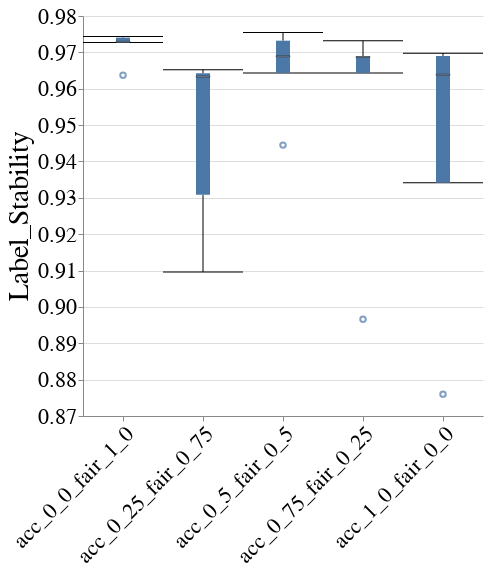

The notebook cell saved with this chart:
### Code cell
create_box_plot_per_cost_model(to_plot=best_lp_metrics_per_exp_config_df, metric_name="Label_Stability")

### Figure 1 — Vega-Lite specification as saved in the notebook (floating-point values rounded to 4 significant figures)
{"config": {"view": {"continuousWidth": 400, "continuousHeight": 300, "stroke": null}, "axis": {"labelFontSize": 22, "labelFontWeight": "normal", "titleFontSize": 28, "titleFontWeight": "normal"}, "title": {"fontSize": 28}}, "data": {"name": "data-537f8df85956f39d2b3340d9322106c4"}, "mark": {"type": "boxplot", "median": {"stroke": "black", "strokeWidth": 0.7}, "ticks": true}, "encoding": {"x": {"axis": {"labelAngle": -45, "labelLimit": 300}, "field": "exp_config_name", "title": null, "type": "nominal"}, "y": {"field": "overall", "scale": {"zero": false}, "title": "Label_Stability", "type": "quantitative"}}, "height": 400, "width": 400, "$schema": "https://vega.github.io/schema/vega-lite/v4.17.0.json", "datasets": {"data-537f8df85956f39d2b3340d9322106c4": [{"exp_config_name": "acc_0_0_fair_1_0", "logical_pipeline_uuid": "Tm9uZSZESVImbHJfY2xm", "physical_pipeline_uuid": "10a4b262-5142-4d67-aceb-7c4e30102b28", "run_num": 4, "compound_pp_quality": 0.9905, "metric": "Label_Stability", "model_name": "lr_clf", "runtime_in_mins": 0.2394, "dataset_name": "folk_emp", "logical_pipeline_name": "None&DIR&lr_clf", "null_imputer_name": "None", "fairness_intervention_name": "DIR", "RAC1P_dis": 0.9821, "RAC1P_priv": 0.9675, "SEX&RAC1P_dis": 0.9788, "SEX&RAC1P_priv": 0.9715, "SEX_dis": 0.968, "SEX_priv": 0.9782, "overall": 0.9729}, {"exp_config_name": "acc_0_0_fair_1_0", "logical_pipeline_uuid": "Tm9uZSZESVImbHJfY2xm", "physical_pipeline_uuid": "27e41a7c-d6bf-46f0-9110-40e96932e653", "run_num": 5, "compound_pp_quality": 0.9882, "metric": "Label_Stability", "model_name": "lr_clf", "runtime_in_mins": 0.3664, "dataset_name": "folk_emp", "logical_pipeline_name": "None&DIR&lr_clf", "null_imputer_name": "None", "fairness_intervention_name": "DIR", "RAC1P_dis": 0.9822, "RAC1P_priv": 0.9695, "SEX&RAC1P_dis": 0.9834, "SEX&RAC1P_priv": 0.9722, "SEX_dis": 0.9761, "SEX_priv": 0.9726, "overall": 0.9743}, {"exp_config_name": "acc_0_0_fair_1_0", "logical_pipeline_uuid": "Tm9uZSZESVImbHJfY2xm", "physical_pipeline_uuid": "2a1062df-0658-4bed-bebc-f08a64c100bc", "run_num": 2, "compound_pp_quality": 0.9999, "metric": "Label_Stability", "model_name": "lr_clf", "runtime_in_mins": 0.2394, "dataset_name": "folk_emp", "logical_pipeline_name": "None&DIR&lr_clf", "null_imputer_name": "None", "fairness_intervention_name": "DIR", "RAC1P_dis": 0.9761, "RAC1P_priv": 0.9706, "SEX&RAC1P_dis": 0.9752, "SEX&RAC1P_priv": 0.9721, "SEX_dis": 0.9717, "SEX_priv": 0.9737, "overall": 0.9727}, {"exp_config_name": "acc_0_0_fair_1_0", "logical_pipeline_uuid": "Tm9uZSZESVImbHJfY2xm", "physical_pipeline_uuid": "473666fc-7673-4c1a-988f-7d339730ef11", "run_num": 1, "compound_pp_quality": 0.9804, "metric": "Label_Stability", "model_name": "lr_clf", "runtime_in_mins": 0.2218, "dataset_name": "folk_emp", "logical_pipeline_name": "None&DIR&lr_clf", "null_imputer_name": "None", "fairness_intervention_name": "DIR", "RAC1P_dis": 0.9741, "RAC1P_priv": 0.9578, "SEX&RAC1P_dis": 0.975, "SEX&RAC1P_priv": 0.9612, "SEX_dis": 0.9636, "SEX_priv": 0.9638, "overall": 0.9637}, {"exp_config_name": "acc_0_0_fair_1_0", "logical_pipeline_uuid": "Tm9uZSZESVImbHJfY2xm", "physical_pipeline_uuid": "a4e709f5-5df7-4a13-8d4f-d3f1e38dc8e2", "run_num": 3, "compound_pp_quality": 0.9487, "metric": "Label_Stability", "model_name": "lr_clf", "runtime_in_mins": 0.2785, "dataset_name": "folk_emp", "logical_pipeline_name": "None&DIR&lr_clf", "null_imputer_name": "None", "fairness_intervention_name": "DIR", "RAC1P_dis": 0.9796, "RAC1P_priv": 0.9708, "SEX&RAC1P_dis": 0.9819, "SEX&RAC1P_priv": 0.9722, "SEX_dis": 0.9769, "SEX_priv": 0.9711, "overall": 0.9741}, {"exp_config_name": "acc_0_25_fair_0_75", "logical_pipeline_uuid": "Tm9uZSZESVImbGdibV9jbGY=", "physical_pipeline_uuid": "10ec22bd-bb2b-4b0b-9c70-e0c2868ed85f", "run_num": 1, "compound_pp_quality": 0.9227, "metric": "Label_Stability", "model_name": "lgbm_clf", "runtime_in_mins": 0.9932, "dataset_name": "folk_emp", "logical_pipeline_name": "None&DIR&lgbm_clf", "null_imputer_name": "None", "fairness_intervention_name": "DIR", "RAC1P_dis": 0.9659, "RAC1P_priv": 0.9633, "SEX&RAC1P_dis": 0.9637, "SEX&RAC1P_priv": 0.9644, "SEX_dis": 0.9633, "SEX_priv": 0.9652, "overall": 0.9643}, {"exp_config_name": "acc_0_25_fair_0_75", "logical_pipeline_uuid": "Tm9uZSZESVImbGdibV9jbGY=", "physical_pipeline_uuid": "2001efbe-d5e3-4ded-afd0-791713baef03", "run_num": 2, "compound_pp_quality": 0.9262, "metric": "Label_Stability", "model_name": "lgbm_clf", "runtime_in_mins": 1.591, "dataset_name": "folk_emp", "logical_pipeline_name": "None&DIR&lgbm_clf", "null_imputer_name": "None", "fairness_intervention_name": "DIR", "RAC1P_dis": 0.9053, "RAC1P_priv": 0.9122, "SEX&RAC1P_dis": 0.9077, "SEX&RAC1P_priv": 0.9101, "SEX_dis": 0.9111, "SEX_priv": 0.9079, "overall": 0.9096}, {"exp_config_name": "acc_0_25_fair_0_75", "logical_pipeline_uuid": "Tm9uZSZESVImbGdibV9jbGY=", "physical_pipeline_uuid": "cae35392-63ad-4289-a244-ed998a037dab", "run_num": 3, "compound_pp_quality": 0.9325, "metric": "Label_Stability", "model_name": "lgbm_clf", "runtime_in_mins": 2.246, "dataset_name": "folk_emp", "logical_pipeline_name": "None&DIR&lgbm_clf", "null_imputer_name": "None", "fairness_intervention_name": "DIR", "RAC1P_dis": 0.9312, "RAC1P_priv": 0.9306, "SEX&RAC1P_dis": 0.9332, "SEX&RAC1P_priv": 0.9303, "SEX_dis": 0.9337, "SEX_priv": 0.928, "overall": 0.9308}, {"exp_config_name": "acc_0_25_fair_0_75", "logical_pipeline_uuid": "Tm9uZSZESVImbGdibV9jbGY=", "physical_pipeline_uuid": "e65d4227-6d08-432d-8b7e-cf1aec38947f", "run_num": 5, "compound_pp_quality": 0.9399, "metric": "Label_Stability", "model_name": "lgbm_clf", "runtime_in_mins": 0.3196, "dataset_name": "folk_emp", "logical_pipeline_name": "None&DIR&lgbm_clf", "null_imputer_name": "None", "fairness_intervention_name": "DIR", "RAC1P_dis": 0.967, "RAC1P_priv": 0.9642, "SEX&RAC1P_dis": 0.9633, "SEX&RAC1P_priv": 0.9657, "SEX_dis": 0.9632, "SEX_priv": 0.9673, "overall": 0.9652}, {"exp_config_name": "acc_0_25_fair_0_75", "logical_pipeline_uuid": "Tm9uZSZESVImbGdibV9jbGY=", "physical_pipeline_uuid": "eb9b5a19-82f6-416c-bf7f-9471911d01c1", "run_num": 4, "compound_pp_quality": 0.9446, "metric": "Label_Stability", "model_name": "lgbm_clf", "runtime_in_mins": 0.3492, "dataset_name": "folk_emp", "logical_pipeline_name": "None&DIR&lgbm_clf", "null_imputer_name": "None", "fairness_intervention_name": "DIR", "RAC1P_dis": 0.9668, "RAC1P_priv": 0.9613, "SEX&RAC1P_dis": 0.9689, "SEX&RAC1P_priv": 0.962, "SEX_dis": 0.9656, "SEX_priv": 0.9609, "overall": 0.9633}, {"exp_config_name": "acc_0_5_fair_0_5", "logical_pipeline_uuid": "Tm9uZSZESVImcmZfY2xm", "physical_pipeline_uuid": "07b5ccd5-a31a-40df-866d-e878edac7ba8", "run_num": 5, "compound_pp_quality": 0.8939, "metric": "Label_Stability", "model_name": "rf_clf", "runtime_in_mins": 0.5909, "dataset_name": "folk_emp", "logical_pipeline_name": "None&DIR&rf_clf", "null_imputer_name": "None", "fairness_intervention_name": "DIR", "RAC1P_dis": 0.9777, "RAC1P_priv": 0.9742, "SEX&RAC1P_dis": 0.9753, "SEX&RAC1P_priv": 0.9755, "SEX_dis": 0.975, "SEX_priv": 0.976, "overall": 0.9755}, {"exp_config_name": "acc_0_5_fair_0_5", "logical_pipeline_uuid": "Tm9uZSZESVImcmZfY2xm", "physical_pipeline_uuid": "25f8f8ee-416d-4ab7-b7f5-59f977922b92", "run_num": 1, "compound_pp_quality": 0.8783, "metric": "Label_Stability", "model_name": "rf_clf", "runtime_in_mins": 0.7308, "dataset_name": "folk_emp", "logical_pipeline_name": "None&DIR&rf_clf", "null_imputer_name": "None", "fairness_intervention_name": "DIR", "RAC1P_dis": 0.9405, "RAC1P_priv": 0.9468, "SEX&RAC1P_dis": 0.9297, "SEX&RAC1P_priv": 0.9479, "SEX_dis": 0.9435, "SEX_priv": 0.9455, "overall": 0.9445}, {"exp_config_name": "acc_0_5_fair_0_5", "logical_pipeline_uuid": "Tm9uZSZESVImcmZfY2xm", "physical_pipeline_uuid": "5734a395-9aba-48e5-93db-3110ef53510b", "run_num": 2, "compound_pp_quality": 0.9039, "metric": "Label_Stability", "model_name": "rf_clf", "runtime_in_mins": 0.3749, "dataset_name": "folk_emp", "logical_pipeline_name": "None&DIR&rf_clf", "null_imputer_name": "None", "fairness_intervention_name": "DIR", "RAC1P_dis": 0.9661, "RAC1P_priv": 0.9633, "SEX&RAC1P_dis": 0.9677, "SEX&RAC1P_priv": 0.9635, "SEX_dis": 0.9659, "SEX_priv": 0.9626, "overall": 0.9643}, {"exp_config_name": "acc_0_5_fair_0_5", "logical_pipeline_uuid": "Tm9uZSZESVImcmZfY2xm", "physical_pipeline_uuid": "9b20a654-b7bb-4036-90a1-6bfb70add4d3", "run_num": 3, "compound_pp_quality": 0.8859, "metric": "Label_Stability", "model_name": "rf_clf", "runtime_in_mins": 0.3695, "dataset_name": "folk_emp", "logical_pipeline_name": "None&DIR&rf_clf", "null_imputer_name": "None", "fairness_intervention_name": "DIR", "RAC1P_dis": 0.9718, "RAC1P_priv": 0.974, "SEX&RAC1P_dis": 0.9711, "SEX&RAC1P_priv": 0.9737, "SEX_dis": 0.9752, "SEX_priv": 0.9712, "overall": 0.9732}, {"exp_config_name": "acc_0_5_fair_0_5", "logical_pipeline_uuid": "Tm9uZSZESVImcmZfY2xm", "physical_pipeline_uuid": "e428c255-a1da-4312-a369-e71a6cad70ec", "run_num": 4, "compound_pp_quality": 0.8978, "metric": "Label_Stability", "model_name": "rf_clf", "runtime_in_mins": 0.3752, "dataset_name": "folk_emp", "logical_pipeline_name": "None&DIR&rf_clf", "null_imputer_name": "None", "fairness_intervention_name": "DIR", "RAC1P_dis": 0.9729, "RAC1P_priv": 0.9666, "SEX&RAC1P_dis": 0.9739, "SEX&RAC1P_priv": 0.9678, "SEX_dis": 0.9718, "SEX_priv": 0.9659, "overall": 0.9689}, {"exp_config_name": "acc_0_75_fair_0_25", "logical_pipeline_uuid": "Tm9uZSZESVImcmZfY2xm", "physical_pipeline_uuid": "29118464-4d6c-4ac9-9f57-378753656e1b", "run_num": 5, "compound_pp_quality": 0.8481, "metric": "Label_Stability", "model_name": "rf_clf", "runtime_in_mins": 0.3775, "dataset_name": "folk_emp", "logical_pipeline_name": "None&DIR&rf_clf", "null_imputer_name": "None", "fairness_intervention_name": "DIR", "RAC1P_dis": 0.9721, "RAC1P_priv": 0.9666, "SEX&RAC1P_dis": 0.968, "SEX&RAC1P_priv": 0.9689, "SEX_dis": 0.9672, "SEX_priv": 0.9703, "overall": 0.9687}, {"exp_config_name": "acc_0_75_fair_0_25", "logical_pipeline_uuid": "Tm9uZSZESVImcmZfY2xm", "physical_pipeline_uuid": "4127dfcc-8774-4868-8f9e-4e28d940d52d", "run_num": 2, "compound_pp_quality": 0.8569, "metric": "Label_Stability", "model_name": "rf_clf", "runtime_in_mins": 0.3968, "dataset_name": "folk_emp", "logical_pipeline_name": "None&DIR&rf_clf", "null_imputer_name": "None", "fairness_intervention_name": "DIR", "RAC1P_dis": 0.9661, "RAC1P_priv": 0.9633, "SEX&RAC1P_dis": 0.9677, "SEX&RAC1P_priv": 0.9635, "SEX_dis": 0.9659, "SEX_priv": 0.9626, "overall": 0.9643}, {"exp_config_name": "acc_0_75_fair_0_25", "logical_pipeline_uuid": "Tm9uZSZESVImcmZfY2xm", "physical_pipeline_uuid": "5c31e717-da62-4ff5-8b6a-e4fe51294caa", "run_num": 1, "compound_pp_quality": 0.8459, "metric": "Label_Stability", "model_name": "rf_clf", "runtime_in_mins": 0.4914, "dataset_name": "folk_emp", "logical_pipeline_name": "None&DIR&rf_clf", "null_imputer_name": "None", "fairness_intervention_name": "DIR", "RAC1P_dis": 0.8895, "RAC1P_priv": 0.9007, "SEX&RAC1P_dis": 0.878, "SEX&RAC1P_priv": 0.9008, "SEX_dis": 0.8941, "SEX_priv": 0.8991, "overall": 0.8966}, {"exp_config_name": "acc_0_75_fair_0_25", "logical_pipeline_uuid": "Tm9uZSZESVImcmZfY2xm", "physical_pipeline_uuid": "6fea3046-5edc-48da-bf66-d3bd28a20a7d", "run_num": 3, "compound_pp_quality": 0.8489, "metric": "Label_Stability", "model_name": "rf_clf", "runtime_in_mins": 0.367, "dataset_name": "folk_emp", "logical_pipeline_name": "None&DIR&rf_clf", "null_imputer_name": "None", "fairness_intervention_name": "DIR", "RAC1P_dis": 0.9718, "RAC1P_priv": 0.974, "SEX&RAC1P_dis": 0.9711, "SEX&RAC1P_priv": 0.9737, "SEX_dis": 0.9752, "SEX_priv": 0.9712, "overall": 0.9732}, {"exp_config_name": "acc_0_75_fair_0_25", "logical_pipeline_uuid": "Tm9uZSZESVImcmZfY2xm", "physical_pipeline_uuid": "de58d6fc-c4e3-4a8b-9fac-2e2ae41785e1", "run_num": 4, "compound_pp_quality": 0.8524, "metric": "Label_Stability", "model_name": "rf_clf", "runtime_in_mins": 0.3767, "dataset_name": "folk_emp", "logical_pipeline_name": "None&DIR&rf_clf", "null_imputer_name": "None", "fairness_intervention_name": "DIR", "RAC1P_dis": 0.9729, "RAC1P_priv": 0.9666, "SEX&RAC1P_dis": 0.9739, "SEX&RAC1P_priv": 0.9678, "SEX_dis": 0.9718, "SEX_priv": 0.9659, "overall": 0.9689}, {"exp_config_name": "acc_1_0_fair_0_0", "logical_pipeline_uuid": "Tm9uZSZOT19GQUlSTkVTU19JTlRFUlZFTlRJT04mcmZfY2xm", "physical_pipeline_uuid": "04361871-f4b5-42e2-891b-74ffddc2342b", "run_num": 3, "compound_pp_quality": 0.8123, "metric": "Label_Stability", "model_name": "rf_clf", "runtime_in_mins": 1.807, "dataset_name": "folk_emp", "logical_pipeline_name": "None&NO_FAIRNESS_INTERVENTION&rf_clf", "null_imputer_name": "None", "fairness_intervention_name": "NO_FAIRNESS_INTERVENTION", "RAC1P_dis": 0.9217, "RAC1P_priv": 0.9414, "SEX&RAC1P_dis": 0.9062, "SEX&RAC1P_priv": 0.9407, "SEX_dis": 0.928, "SEX_priv": 0.9404, "overall": 0.9341}, {"exp_config_name": "acc_1_0_fair_0_0", "logical_pipeline_uuid": "Tm9uZSZOT19GQUlSTkVTU19JTlRFUlZFTlRJT04mcmZfY2xm", "physical_pipeline_uuid": "262520f3-9c0d-434b-b1d9-726af3d7b117", "run_num": 4, "compound_pp_quality": 0.8078, "metric": "Label_Stability", "model_name": "rf_clf", "runtime_in_mins": 0.3753, "dataset_name": "folk_emp", "logical_pipeline_name": "None&NO_FAIRNESS_INTERVENTION&rf_clf", "null_imputer_name": "None", "fairness_intervention_name": "NO_FAIRNESS_INTERVENTION", "RAC1P_dis": 0.9744, "RAC1P_priv": 0.9671, "SEX&RAC1P_dis": 0.9732, "SEX&RAC1P_priv": 0.969, "SEX_dis": 0.9708, "SEX_priv": 0.9687, "overall": 0.9698}, {"exp_config_name": "acc_1_0_fair_0_0", "logical_pipeline_uuid": "Tm9uZSZOT19GQUlSTkVTU19JTlRFUlZFTlRJT04mcmZfY2xm", "physical_pipeline_uuid": "4c12117f-8fa2-46f0-b083-453d06acf10d", "run_num": 1, "compound_pp_quality": 0.8114, "metric": "Label_Stability", "model_name": "rf_clf", "runtime_in_mins": 0.6259, "dataset_name": "folk_emp", "logical_pipeline_name": "None&NO_FAIRNESS_INTERVENTION&rf_clf", "null_imputer_name": "None", "fairness_intervention_name": "NO_FAIRNESS_INTERVENTION", "RAC1P_dis": 0.8682, "RAC1P_priv": 0.8805, "SEX&RAC1P_dis": 0.8529, "SEX&RAC1P_priv": 0.8813, "SEX_dis": 0.872, "SEX_priv": 0.88, "overall": 0.876}, {"exp_config_name": "acc_1_0_fair_0_0", "logical_pipeline_uuid": "Tm9uZSZOT19GQUlSTkVTU19JTlRFUlZFTlRJT04mcmZfY2xm", "physical_pipeline_uuid": "f8faa13a-a1b9-4e2c-af8e-83f3f94475fe", "run_num": 2, "compound_pp_quality": 0.8102, "metric": "Label_Stability", "model_name": "rf_clf", "runtime_in_mins": 0.3708, "dataset_name": "folk_emp", "logical_pipeline_name": "None&NO_FAIRNESS_INTERVENTION&rf_clf", "null_imputer_name": "None", "fairness_intervention_name": "NO_FAIRNESS_INTERVENTION", "RAC1P_dis": 0.9677, "RAC1P_priv": 0.9615, "SEX&RAC1P_dis": 0.9658, "SEX&RAC1P_priv": 0.9633, "SEX_dis": 0.9644, "SEX_priv": 0.9632, "overall": 0.9638}, {"exp_config_name": "acc_1_0_fair_0_0", "logical_pipeline_uuid": "Tm9uZSZOT19GQUlSTkVTU19JTlRFUlZFTlRJT04mcmZfY2xm", "physical_pipeline_uuid": "ff4518c9-1014-46ef-abae-8a25ed099035", "run_num": 5, "compound_pp_quality": 0.8033, "metric": "Label_Stability", "model_name": "rf_clf", "runtime_in_mins": 0.3679, "dataset_name": "folk_emp", "logical_pipeline_name": "None&NO_FAIRNESS_INTERVENTION&rf_clf", "null_imputer_name": "None", "fairness_intervention_name": "NO_FAIRNESS_INTERVENTION", "RAC1P_dis": 0.9714, "RAC1P_priv": 0.9676, "SEX&RAC1P_dis": 0.9692, "SEX&RAC1P_priv": 0.969, "SEX_dis": 0.9686, "SEX_priv": 0.9695, "overall": 0.969}]}}
